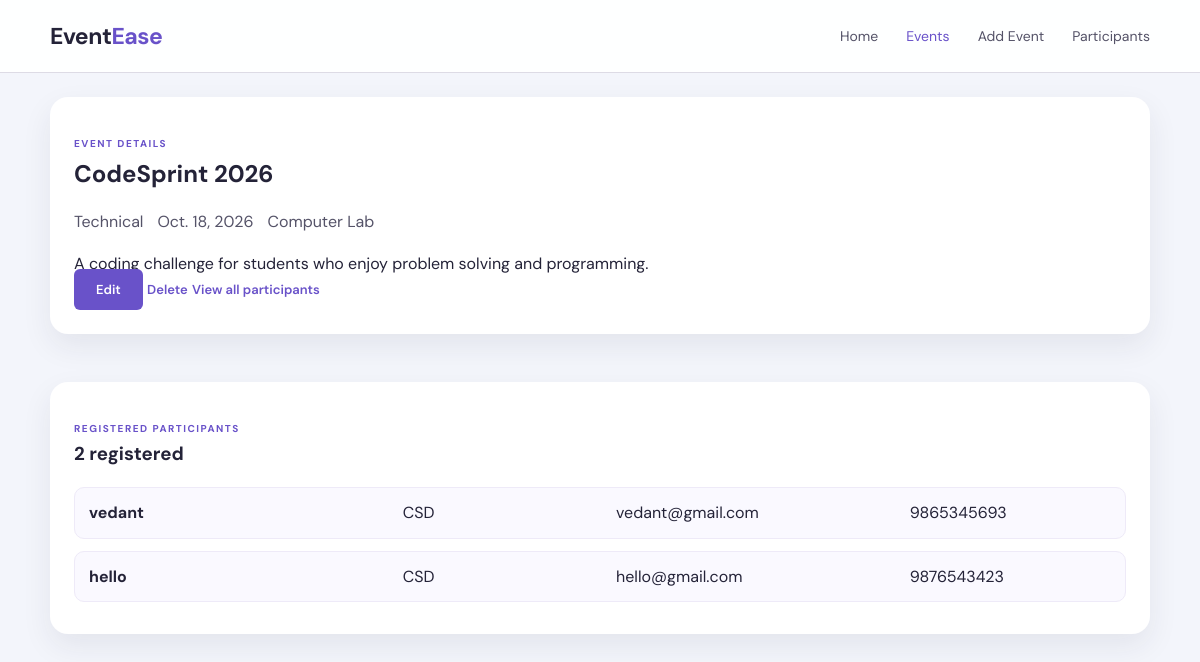
The app's page /events/1/ with its own data.
### events/models.py (models this page shows, shortened)
class Event(models.Model):
    CATEGORY_CHOICES = [
        ('technical', 'Technical'),
        ('cultural', 'Cultural'),
        ('sports', 'Sports'),
        ('academic', 'Academic'),
    ]
    title = models.CharField(max_length=200)
    category = models.CharField(max_length=20, choices=CATEGORY_CHOICES)
    date = models.DateField()
    venue = models.CharField(max_length=200)
    description = models.TextField()
    image_label = models.CharField(max_length=50, blank=True)
    is_active = models.BooleanField(default=True)
    created_at = models.DateTimeField(auto_now_add=True)
    class Meta:
        ordering = ['date']

class Registration(models.Model):
    event = models.ForeignKey(Event, on_delete=models.CASCADE, related_name='registrations')
    full_name = models.CharField(max_length=200)
    email = models.EmailField()
    phone = models.CharField(max_length=15)
    department = models.CharField(max_length=50)
    terms_accepted = models.BooleanField(default=False)
    created_at = models.DateTimeField(auto_now_add=True)
    class Meta:
        ordering = ['-created_at']

### events/views.py (the view)
# urls.py: path('events/<int:pk>/', event_detail, name='event_detail'),
def event_detail(request, pk):
    event = get_object_or_404(Event, pk=pk)
    registrations = Registration.objects.filter(event=event).order_by('-created_at')
    return render(request, 'events/event_detail.html', {'event': event, 'registrations': registrations})

### events/templates/events/event_detail.html
{% extends 'events/base.html' %}
{% block content %}
<section class="dashboard-section detail-card">
    <span class="section-label">EVENT DETAILS</span>
    <h2>{{ event.title }}</h2>
    <div class="detail-meta">
        <span>{{ event.get_category_display }}</span>
        <span>{{ event.date }}</span>
        <span>{{ event.venue }}</span>
    </div>
    <p>{{ event.description }}</p>
    <div class="detail-actions">
        <a class="main-btn" href="{% url 'event_update' event.pk %}">Edit</a>
        <a class="text-btn" href="{% url 'event_delete' event.pk %}">Delete</a>
        <a class="text-btn" href="{% url 'registrations_list' %}">View all participants</a>
    </div>
</section>
<section class="dashboard-section detail-card">
    <span class="section-label">REGISTERED PARTICIPANTS</span>
    <h3>{{ registrations|length }} registered</h3>
    {% if registrations %}
        <ul class="participant-list">
            {% for registration in registrations %}
            <li>
                <strong>{{ registration.full_name }}</strong>
                <span>{{ registration.department }}</span>
                <span>{{ registration.email }}</span>
                <span>{{ registration.phone }}</span>
            </li>
            {% endfor %}
        </ul>
    {% else %}
        <p>No participants registered yet.</p>
    {% endif %}
</section>
{% endblock %}

### events/static/events/style.css (style rules this page uses)
* { margin: 0; padding: 0; box-sizing: border-box; }
html { scroll-behavior: smooth; scroll-padding-top: 75px; }
body { font-family: "DM Sans", sans-serif; color: #242338; background: rgb(207, 239, 237); line-height: 1.6; }
.admin-body { background: #f3f5fb; }
.dashboard-section { max-width: 1100px; margin: 48px auto; padding: 32px 24px; background: #fff; border-radius: 18px; box-shadow: 0 12px 30px rgba(39, 36, 59, 0.08); }
.detail-card { margin-top: 24px; }
.detail-meta { display: flex; gap: 14px; flex-wrap: wrap; color: #555368; margin: 16px 0; }
.participant-list { list-style: none; display: grid; gap: 12px; margin-top: 18px; }
.participant-list li { display: grid; grid-template-columns: 1.5fr 1fr 1.4fr 1fr; gap: 12px; padding: 12px 14px; border: 1px solid #eeeaf8; border-radius: 10px; background: #faf9ff; }
a { text-decoration: none; color: inherit; }
.main-btn { background: #6952c9; color: white; padding: 12px 22px; border-radius: 6px; font-size: 13px; font-weight: 600; transition: 0.2s; }
.text-btn { color: #6952c9; font-size: 13px; font-weight: 600; }
.section-title > div > span, .section-label { color: #6952c9; font-size: 10px; font-weight: 700; letter-spacing: 1.5px; }

### records on screen
Event: title "CodeSprint 2026", category "Technical", date "Oct. 18, 2026", venue "Computer Lab", description "A coding challenge for students who enjoy problem solving and programming."
Registration: full_name "vedant", department "CSD", email "vedant@gmail.com", phone "9865345693"
Registration: full_name "hello", department "CSD", email "hello@gmail.com", phone "9876543423"

### other values on screen
{{ registrations|length }} "2"
